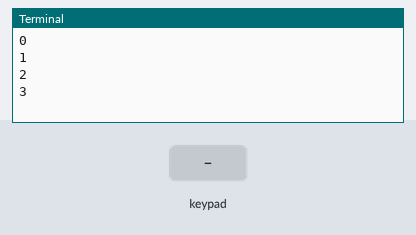
Recording of a program running on a simulated Raspberry Pi (BCM pin numbers). Shown: the last lines printed to the terminal. The inputs (shaded band) are chosen by the test bench.

Above: at 1.2 s.
1.3 s: key 'A' pressed
At 2.1 s:
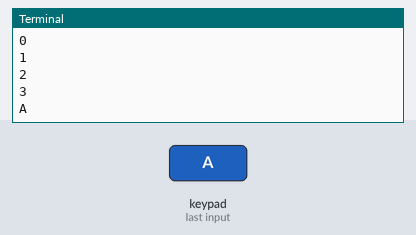
2.8 s: keypad keys 1 2 # pressed 0.4 s apart
At 5.1 s:
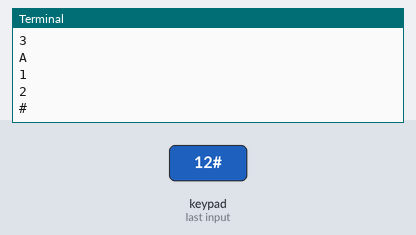
5.5 s: key 'B' pressed
At 6.5 s:
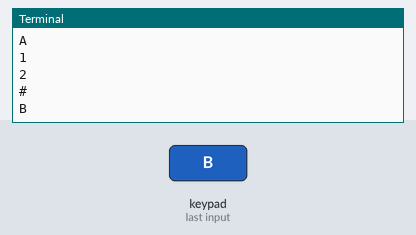
7.0 s: keypad keys 1 2 * pressed 0.4 s apart
At 8.3 s:
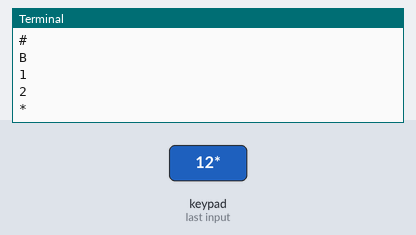
9.7 s: key 'D' pressed
At 10.9 s:
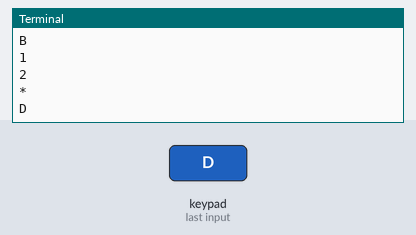
Timing chart, 0 to 12.2 s (numbered marks = the images above; inputs shaded):
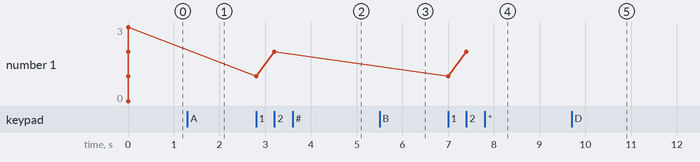

Measured:
- after the input at 1.3 s, the terminal: prints a new line at once (image 1)
- after the input at 2.8 s, the terminal: prints a new line after 0.80 s (image 2)
- after the input at 5.5 s, the terminal: prints a new line at once (image 3)
- after the input at 7.0 s, the terminal: prints a new line at once (image 4)
- after the input at 9.7 s, the terminal: prints a new line at once (image 5)

The program:

Numpad.py
```python
import RPi.GPIO as GPIO
import time
GPIO.setmode(GPIO.BCM)

matrix = [ 	[1,2,3,'A'],
		 	[4,5,6,'B'],
		 	[7,8,9,'C'],
		 	['*',0,'#','D'] ]

row = [4,17,27,22] #first 4 pins
col = [19,6,13,26] #last 4 pins

for j in range(4):
	print j
	GPIO.setup(col[j], GPIO.OUT)
	GPIO.output(col[j], 1)

for i in range(4):
	GPIO.setup(row[i], GPIO.IN, pull_up_down = GPIO.PUD_UP)

try:
	while 1:
		### Put code here ###
		for j in range(4):
			GPIO.output(col[j], 0)

			for i in range(4):
				if GPIO.input(row[i]) == 0:
					print matrix[i][j]
					while(GPIO.input(row[i]) == 0):
						pass
					time.sleep(0.2)

			GPIO.output(col[j], 1)

except KeyboardInterrupt:
	GPIO.cleanup()
```
